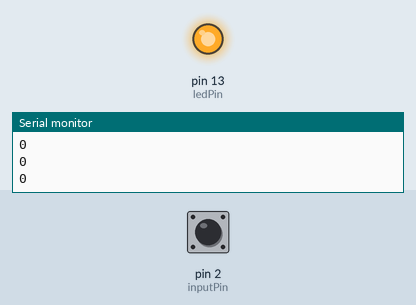
A sketch run on a simulated Arduino Uno, built with avr-gcc and run on an emulated ATmega328P. On the bench: output pins drawn as LEDs (lit = HIGH), the last lines printed to the serial monitor. The test bench sets the inputs (shaded band); at power-on: pin 2 (inputPin) HIGH.

Above: at 1.2 s.
1.3 s: pin 2 (inputPin) pulled LOW for 0.15 s
At 1.55 s:
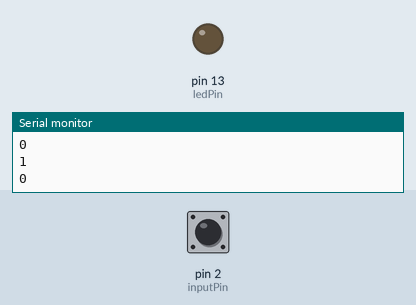
3.1 s: pin 2 (inputPin) pulled LOW for 1 s
At 5.4 s:
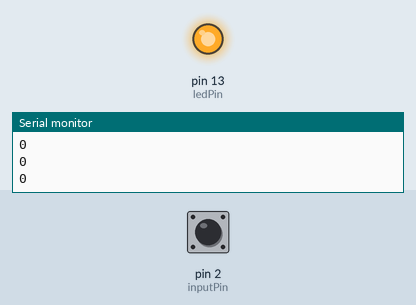
6.5 s: pin 2 (inputPin) pulled LOW for 3.2 s
At 10.3 s:
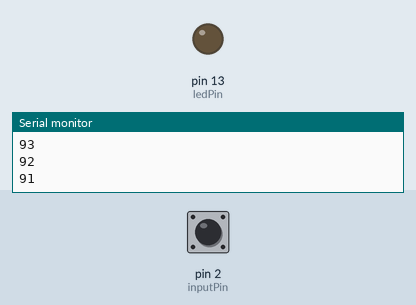
Timing chart, 0 to 20.9 s (numbered marks = the images above; inputs shaded):
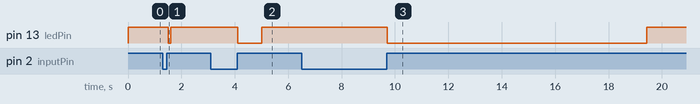

The sketch:

5.4_Determining_How_Long_a_Switch_is_Pressed.ino
```cpp
/*
 * Detect the length of time a switch has been in its current state.
 * or increment the value while a switch is pushed and want the
 * rate to increase the longer the switch is held. (Clocks)
 *
 *
 *
 * Code debounces the switch and accelerates the rate which counter increased
 * for when the switch is held for longer periods
 * - Holding the switch more than 1 sec. increases the increment rate by 4 and 4 sec. by a rate of 10.
 */

const int ledPin = 13;
const int inputPin = 2;

const int debounceTime = 20; // Milliseconds
const int fastIncrement = 1000;     // Increment this fast after 1 second
const int veryFastIncrement = 4000; // Increment this fast after 4 seconds.
int count = 0;              // Decrements every tenth of a second until reaches 0


void setup() {
  pinMode(inputPin, INPUT);
  digitalWrite(inputPin, HIGH); // Turn on pull-up resistor

  pinMode(ledPin, OUTPUT);
  Serial.begin(9600);
}


/* Return the time in milliseconds that the switch has been pressed (L0W) */
long switchTime()
{
  static unsigned long startTime = 0; //Time switch state change was first detected
  static boolean state;               // Current state of the switch

  if(digitalRead(inputPin) != state) // check to see if the switch has changed state
  {
    state = !state;
    startTime = millis(); // store the time.
  }
  if (state == LOW)
    return millis() - startTime;     // Switch pushed, return time in milliseconds
  else
    return 0;                       // Switch has not been pushed.

}

void loop() {

  int duration = switchTime();
  if (duration > veryFastIncrement)
    count += 10;
  else if (duration > fastIncrement)
    count += 4;
  else if (duration > debounceTime)
    count += 1;
  else
  {
    // The switch is not pressed
    if (count == 0)
      digitalWrite(ledPin, HIGH); // Turn the LED ON
    else
    {
      digitalWrite(ledPin, LOW);  //  Turn the LED OFF
      count -= 1;
    }
  }

  Serial.println(count);
  delay(100);

}
```

Measured:
- after the input at 1.3 s, pin 13 (ledPin): HIGH → LOW after 0.20 s, → HIGH 0.10 s later
- after the input at 3.1 s, pin 13 (ledPin): HIGH → LOW after 1.0 s, → HIGH 0.90 s later
- after the input at 6.5 s, pin 13 (ledPin): HIGH → LOW after 3.2 s, → HIGH 9.7 s later
